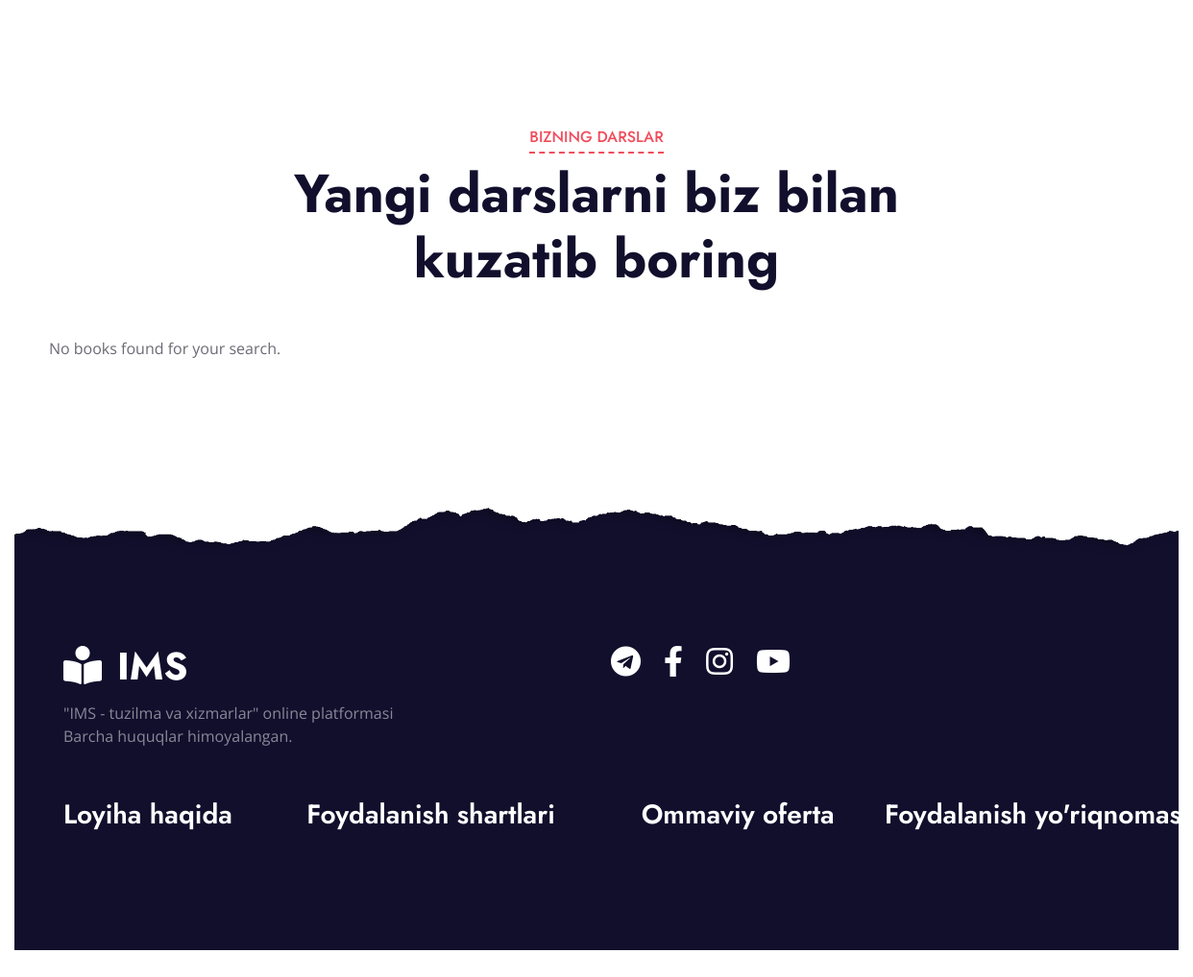
/maruzalar (lower part), run on an earlier commit of the app's database.
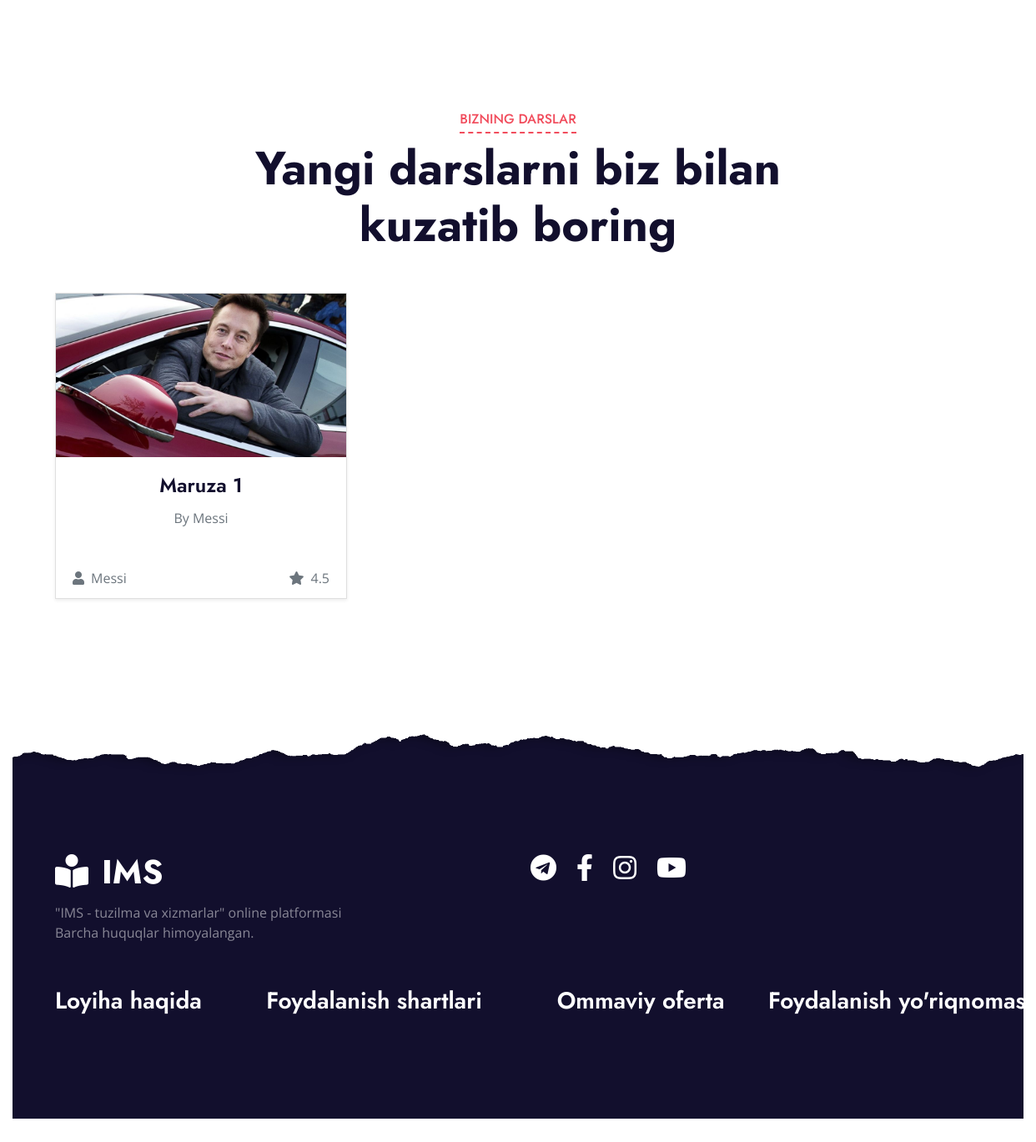
And on a later commit of the database.
### users/models.py (models this page shows, shortened)
class Maruza(models.Model):
    title = models.CharField(max_length=200)
    author = models.CharField(max_length=100)
    rating = models.FloatField()
    image = models.ImageField(upload_to='maruza/')
    file = models.FileField(upload_to='maruza/files/')

### users/views.py (the view)
# urls.py: path('maruzalar', views.maruzalar, name='maruzalar'),
def maruzalar(request):
    query = request.GET.get('q', '').strip()  # Get the search query and strip extra spaces
    if query:
        maruzalar = Maruza.objects.filter(title__icontains=query)  # Filter books by title
    else:
        maruzalar = Maruza.objects.all()  # Show all books if no query
    return render(request, 'maruzalar.html', {'maruzalar': maruzalar, 'query': query})

### users/templates/maruzalar.html (shortened to what the changed rows need)
{% load static %}
<!DOCTYPE html>
<html lang="en">
<head>
    <link href="https://cdnjs.cloudflare.com/ajax/libs/font-awesome/5.10.0/css/all.min.css" rel="stylesheet">
    <link href="{% static 'lib/owlcarousel/assets/owl.carousel.min.css' %}" rel="stylesheet">
    <link href="{% static 'css/style.css' %}" rel="stylesheet">
</head>
<body>
      <div class="container-fluid py-5">
        <div class="container py-5">
            <div class="row mx-0 justify-content-center">
                <div class="col-lg-8">
                    <div class="section-title text-center position-relative mb-5">
                        <h1 class="display-4">Yangi darslarni biz bilan kuzatib boring</h1>
                    </div>
                </div>
            </div>
            <div class="row">
                {% for maruza in maruzalar %}
                <div class="col-lg-4 col-md-6 pb-4">
                    <a href="{{ maruza.file.url }}" style="text-decoration: none;" target="_blank">
                        <div class="card h-100 shadow-sm">
                            <img class="card-img-top" src="{{ maruza.image.url }}" alt="{{ maruza.title }}">
                            <div class="card-body">
                                <h4 class="card-title text-center">{{ maruza.title }}</h4>
                                <p class="text-center text-muted">By {{ maruza.author }}</p>
                            </div>
                            <div class="card-footer bg-white border-0">
                                <div class="d-flex justify-content-between">
                                    <span class="text-muted"><i class="fa fa-user mr-2"></i>{{ maruza.author }}</span>
                                    <span class="text-muted"><i class="fa fa-star mr-2"></i>{{ maruza.rating }}</span>
                                </div>
                            </div>
                        </div>
                    </a>
                </div>
                {% empty %}
                <p class="text-center">No books found for your search.</p>
                {% endfor %}
        </div>
    </div>
    <div class="container-fluid position-relative overlay-top bg-dark text-white-50 py-5" style="margin-top: 90px;">
        <div class="container mt-5 pt-5">
            <div class="row">
                <div class="col-md-6 mb-5">
                    <a href="{% url 'index' %}" class="navbar-brand">
                        <h1 class="mt-n2 text-uppercase text-white"><i class="fa fa-book-reader mr-3"></i>IMS</h1>
                    </a>
                </div>
            </div>
        </div>
    </div>
</body>
</html>

What changed in the data, as far as the page shows it:
added Maruza: image (picture), title "Maruza 1", author "Messi", rating "4.5"
Also different on the page:
text no longer shown: "No books found for your search."
